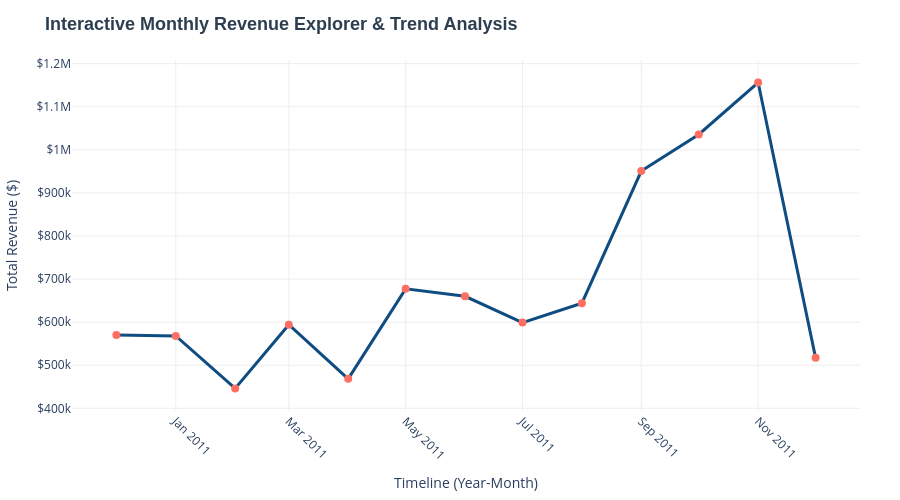

Notebook code for this chart:
### Markdown cell above
### 🌐 3. Interactive Monthly Revenue Explorer (Plotly Express)
To provide stakeholders with a deep-dive exploration capability, this interactive line chart allows dynamic zooming, panning, and precise data point isolation. Built using Plotly Express, this component bridges the gap between static asset reporting and production-ready data dashboarding.

### Code cell
# 1. Aggregating and Sorting Data (Just like before)
monthly_sales = df_cleaned.groupby('YearMonth')['TotalAmount_USD'].sum().reset_index()
monthly_sales = monthly_sales.sort_values('YearMonth').reset_index(drop=True)

# 2. Creating the Interactive Line Chart
fig = px.line(
    monthly_sales, 
    x='YearMonth', 
    y='TotalAmount_USD',
    title='<b>Interactive Monthly Revenue Explorer & Trend Analysis</b>',
    markers=True,
    labels={'YearMonth': 'Timeline (Year-Month)', 'TotalAmount_USD': 'Total Revenue ($)'},
    template='plotly_white' # Premium clean background template
)

# 3. Customizing Hover Effects & Line Aesthetics
fig.update_traces(
    line=dict(color='#0f4c81', width=3),               # Corporate Royal Blue
    marker=dict(size=8, color='#ff6f61', symbol='circle'), # Coral dots
    hovertemplate="<b>Month:</b> %{x}<br><b>Revenue:</b> $%{y:,.2f}<extra></extra>" # Clean popup text
)

# 4. Fine-Tuning Layout & Title Alignments
fig.update_layout(
    title_font=dict(size=18, color='#2c3e50', family='Arial'),
    xaxis=dict(showgrid=True, gridcolor='#eeeeee', tickangle=45),
    yaxis=dict(showgrid=True, gridcolor='#eeeeee', tickformat="$~s"), # Auto-formats numbers to $1M, $500k
    margin=dict(l=40, r=40, t=60, b=40),
    height=500
)

# 5. Saving the interactive Plotly chart as a standalone production HTML component
fig.write_html('plots/interactive_monthly_revenue.html')
fig.show()

### Figure 1 — Plotly figure (JSON) as saved in the notebook; plotly's stock layout.template omitted (floating-point values rounded to 4 significant figures)
{"data": [{"hovertemplate": "<b>Month:</b> %{x}<br><b>Revenue:</b> $%{y:,.2f}<extra></extra>", "legendgroup": "", "line": {"color": "#0f4c81", "dash": "solid", "width": 3}, "marker": {"color": "#ff6f61", "size": 8, "symbol": "circle"}, "mode": "lines+markers", "name": "", "orientation": "v", "showlegend": false, "type": "scatter", "x": ["2010-12", "2011-01", "2011-02", "2011-03", "2011-04", "2011-05", "2011-06", "2011-07", "2011-08", "2011-09", "2011-10", "2011-11", "2011-12"], "xaxis": "x", "y": [570400.0, 568100.0, 446100.0, 594100.0, 468400.0, 677400.0, 660000.0, 599000.0, 644100.0, 950700.0, 1036000.0, 1156000.0, 517200.0], "yaxis": "y"}], "layout": {"height": 500, "legend": {"tracegroupgap": 0}, "margin": {"b": 40, "l": 40, "r": 40, "t": 60}, "title": {"font": {"color": "#2c3e50", "family": "Arial", "size": 18}, "text": "<b>Interactive Monthly Revenue Explorer & Trend Analysis</b>"}, "xaxis": {"anchor": "y", "domain": [0, 1], "gridcolor": "#eeeeee", "showgrid": true, "tickangle": 45, "title": {"text": "Timeline (Year-Month)"}}, "yaxis": {"anchor": "x", "domain": [0, 1], "gridcolor": "#eeeeee", "showgrid": true, "tickformat": "$~s", "title": {"text": "Total Revenue ($)"}}}}
